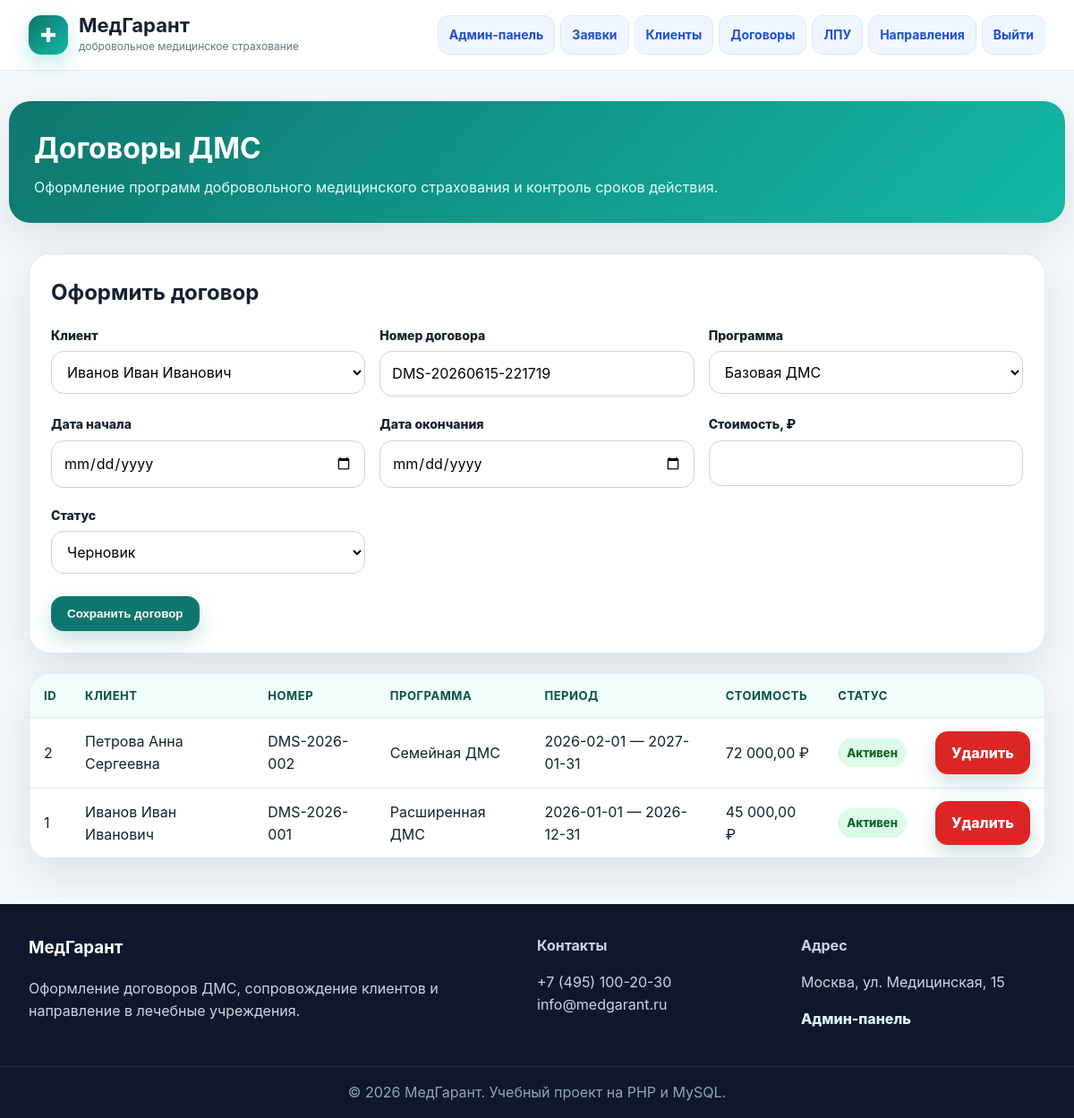
/policies.php (signed in), run on the app's committed database.
### tables this page shows
CREATE TABLE policies (
  id INT AUTO_INCREMENT PRIMARY KEY,
  client_id INT NOT NULL,
  policy_number VARCHAR(50) NOT NULL UNIQUE,
  program_name VARCHAR(120) NOT NULL,
  start_date DATE NOT NULL,
  end_date DATE NOT NULL,
  price DECIMAL(10,2) NOT NULL,
  status ENUM('active','expired','draft') DEFAULT 'draft',
  created_at TIMESTAMP DEFAULT CURRENT_TIMESTAMP,
  FOREIGN KEY (client_id) REFERENCES clients(id) ON DELETE CASCADE
);

CREATE TABLE clients (
  id INT AUTO_INCREMENT PRIMARY KEY,
  full_name VARCHAR(150) NOT NULL,
  birth_date DATE NOT NULL,
  phone VARCHAR(50) NOT NULL,
  email VARCHAR(120),
  passport VARCHAR(80),
  address VARCHAR(255),
  created_at TIMESTAMP DEFAULT CURRENT_TIMESTAMP
);

### includes/functions.php (called while the page is built)
<?php
function e($value) {
    return htmlspecialchars((string)$value, ENT_QUOTES, 'UTF-8');
}
function status_label($status) {
    $labels = [
        'active' => 'Активен', 'expired' => 'Истёк', 'draft' => 'Черновик',
        'new' => 'Новая', 'sent' => 'Отправлено', 'completed' => 'Выполнено', 'cancelled' => 'Отменено', 'processing' => 'В обработке', 'approved' => 'Одобрена', 'rejected' => 'Отклонена'
    ];
    return $labels[$status] ?? $status;
}
?>

### policies.php (the view, shortened to what this page needs)
<?php
require 'config/db.php';
$clients = $pdo->query('SELECT id, full_name FROM clients ORDER BY full_name')->fetchAll();
$policies = $pdo->query('SELECT p.*, c.full_name FROM policies p JOIN clients c ON c.id = p.client_id ORDER BY p.id DESC')->fetchAll();
include 'includes/header.php';
?>
<section class="page-hero container"><div class="page-title"><h1>Договоры ДМС</h1><p>Оформление программ добровольного медицинского страхования и контроль сроков действия.</p></div></section>
<section class="container">
<form method="post" class="form"><h2>Оформить договор</h2><div class="form-row">
<div><label>Клиент</label><select name="client_id" required><?php foreach ($clients as $client): ?><option value="<?= $client['id'] ?>"><?= e($client['full_name']) ?></option><?php endforeach; ?></select></div>
<div><label>Номер договора</label><input name="policy_number" value="DMS-<?= date('Ymd-His') ?>" required></div>
<div><label>Программа</label><select name="program_name"><option>Базовая ДМС</option><option>Расширенная ДМС</option><option>Семейная ДМС</option><option>Премиум ДМС</option><option>Корпоративная ДМС</option></select></div>
<div><label>Дата начала</label><input type="date" name="start_date" required></div><div><label>Дата окончания</label><input type="date" name="end_date" required></div><div><label>Стоимость, ₽</label><input type="number" step="0.01" name="price" required></div>
<div><label>Статус</label><select name="status"><option value="draft">Черновик</option></select></div></div><br><button class="btn" type="submit">Сохранить договор</button></form>
<div class="table-wrap"><table class="table"><tr><th>ID</th><th>Клиент</th><th>Номер</th><th>Программа</th><th>Период</th><th>Стоимость</th><th>Статус</th><th></th></tr>
<?php foreach ($policies as $p): ?><tr><td><?= $p['id'] ?></td><td><?= e($p['full_name']) ?></td><td><?= e($p['policy_number']) ?></td><td><?= e($p['program_name']) ?></td><td><?= e($p['start_date']) ?> — <?= e($p['end_date']) ?></td><td><?= e(number_format($p['price'], 2, ',', ' ')) ?> ₽</td><td><span class="status <?= e($p['status']) ?>"><?= e(status_label($p['status'])) ?></span></td><td><a class="btn danger" onclick="return confirm('Удалить договор?')" href="?delete=<?= $p['id'] ?>">Удалить</a></td></tr><?php endforeach; ?>
<?php if (!$policies): ?><tr><td colspan="8" class="empty">Договоры пока не оформлены</td></tr><?php endif; ?></table></div></section>
<?php include 'includes/footer.php'; ?>

### assets/style.css (style rules this page uses)
:root { --primary:#0f766e;--primary-dark:#0b4f4a;--accent:#14b8a6;--bg:#f4f8fb;--text:#152033;--muted:#64748b;--card:#fff;--border:#e2e8f0;--danger:#dc2626;--shadow:0 18px 45px rgba(15,35,60,.10) }
* { box-sizing:border-box }
body { margin:0;font-family:Inter,Arial,sans-serif;background:var(--bg);color:var(--text);line-height:1.55 }
.container { max-width:1180px;margin:0 auto;padding:0 22px }
.btn { display:inline-flex;align-items:center;justify-content:center;gap:8px;background:var(--primary);color:white;border:0;border-radius:14px;padding:12px 18px;font-weight:800;text-decoration:none;cursor:pointer;box-shadow:0 10px 22px rgba(15,118,110,.22) }
.btn.danger { background:var(--danger) }
.hero-card,.card,.form,.table-wrap { background:var(--card);border:1px solid var(--border);border-radius:24px;box-shadow:var(--shadow) }
.section-title h2,.page-title h1 { margin:0;font-size:32px }
.section-title p,.page-title p { color:var(--muted);margin:6px 0 0 }
.page-hero { padding:34px 0 12px }
.page-title { background:linear-gradient(135deg,#0f766e,#14b8a6);color:white;border-radius:24px;padding:28px;box-shadow:var(--shadow) }
.page-title p { color:#dcfffb }
.form { padding:24px;margin:22px 0 }
.form h2 { margin:0 0 14px }
.form-row { display:grid;grid-template-columns:repeat(3,1fr);gap:16px }
label { font-weight:800;font-size:14px;margin:4px 0 7px;display:block }
input,select,textarea { width:100%;border:1px solid #cbd5e1;border-radius:14px;padding:12px 13px;background:white;font:inherit }
.table-wrap { overflow:auto;margin:20px 0 }
.table { width:100%;border-collapse:collapse;min-width:860px }
.table th,.table td { padding:14px 16px;border-bottom:1px solid var(--border);text-align:left }
.table th { background:#f0fdfa;color:var(--primary-dark);font-size:13px;text-transform:uppercase;letter-spacing:.04em }
.status { display:inline-block;padding:6px 10px;border-radius:999px;background:#e0f2fe;color:#075985;font-weight:800;font-size:13px }
.status.active,.status.completed { background:#dcfce7;color:#166534 }

### data on the page
policies: id "2", client.full_name "Петрова Анна Сергеевна", policy_number "DMS-2026-002", program_name "Семейная ДМС", start_date "2026-02-01", end_date "2027-01-31", price "72 000,00", status "Активен"
policies: id "1", client.full_name "Иванов Иван Иванович", policy_number "DMS-2026-001", program_name "Расширенная ДМС", start_date "2026-01-01", end_date "2026-12-31", price "45 000,00", status "Активен"

### other printed values
$title "Админ-панель"
$title "Заявки"
$title "Клиенты"
$title "Договоры"
$title "ЛПУ"
$title "Направления"
form field client_id "Иванов Иван Иванович"
